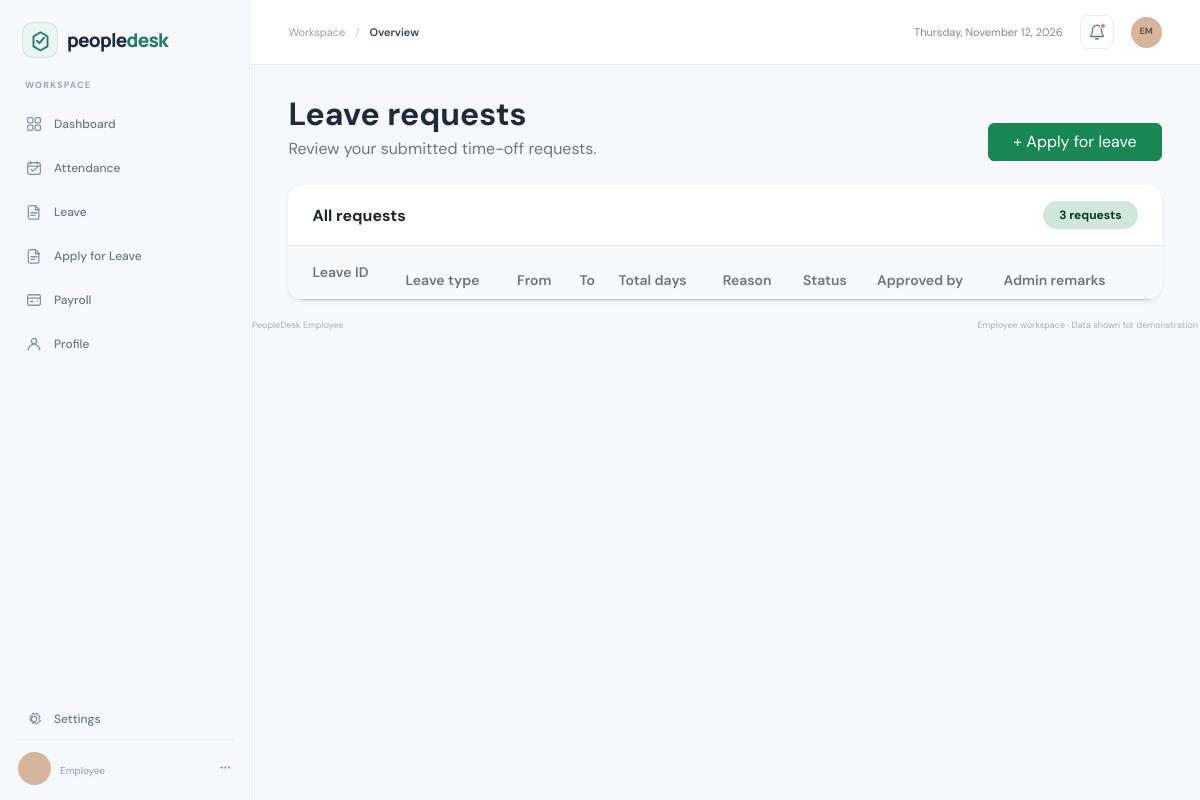
Page /employee/leave/leave_request.php (signed in) on the earlier database version.
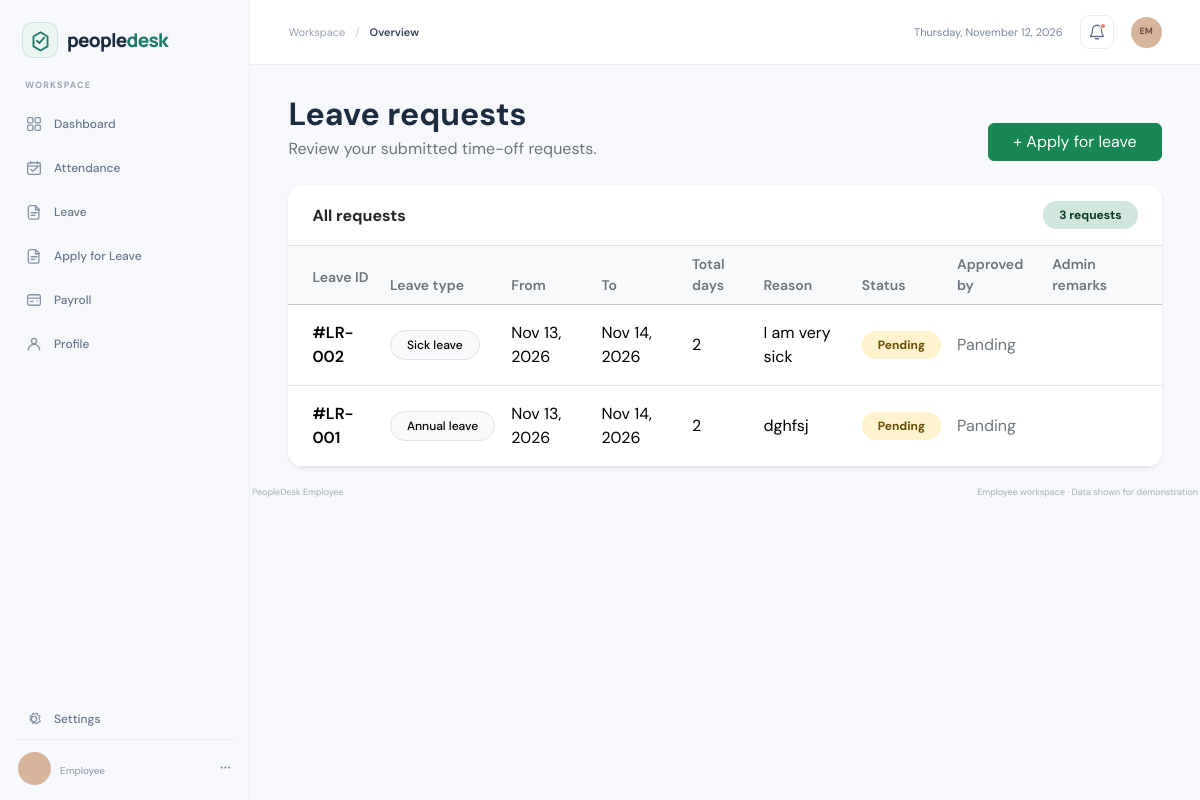
Same page on the later database version.
### tables this page shows
CREATE TABLE `leave_requests` (
  `leave_id` int NOT NULL,
  `employee_id` int NOT NULL,
  `leave_reason` varchar(200) NOT NULL,
  `leave_type` varchar(50) NOT NULL,
  `start_date` date NOT NULL,
  `end_date` date NOT NULL,
  `total_days` int NOT NULL,
  `status` varchar(20) NOT NULL,
  `approved_by` varchar(50) NOT NULL,
  `admin_remarks` varchar(200) DEFAULT NULL
);

### employee/leave/leave_request.php (the view, shortened to what this page needs)
<!doctype html>
<html lang="en">
<head>
    <link href="https://cdn.jsdelivr.net/npm/bootstrap@5.3.3/dist/css/bootstrap.min.css" rel="stylesheet">
    <link rel="stylesheet" href="../../assets/admin.css">
</head>
<body>
    <div class="app-shell">
        <?php
            include_once('../includes/sidebar.php')
        ?>
        <main class="main-content">
            <?php
                include_once('../includes/topbar.php')
            ?>
            <div class="dashboard-content">
                <div class="d-flex flex-column flex-sm-row align-items-sm-end justify-content-between gap-3 mb-4">
                    <div>
                        <h1 class="h2 fw-bold mb-1">Leave requests</h1>
                        <p class="text-secondary mb-0">Review your submitted time-off requests.</p>
                    </div>
                    <a class="btn btn-success px-4" href="applyLeave.php">+ Apply for leave</a>
                </div>
                <div class="card border-0 shadow-sm rounded-4 overflow-hidden">
                    <div class="card-header bg-white border-bottom d-flex align-items-center justify-content-between px-4 py-3">
                        <h2 class="h6 fw-bold mb-0">All requests</h2>
                        <span class="badge rounded-pill bg-success-subtle text-success-emphasis px-3 py-2">3 requests</span>
                    </div>
                    <div class="table-responsive">
                        <table class="table table-hover align-middle mb-0">
                            <thead class="table-light">
                                <tr>
                                    <th class="ps-4 py-3 text-secondary fw-semibold small">Leave ID</th>
                                    <th class="text-secondary fw-semibold small">Leave type</th>
                                    <th class="text-secondary fw-semibold small">From</th>
                                    <th class="text-secondary fw-semibold small">To</th>
                                    <th class="text-secondary fw-semibold small">Total days</th>
                                    <th class="text-secondary fw-semibold small">Reason</th>
                                    <th class="text-secondary fw-semibold small">Status</th>
                                    <th class="text-secondary fw-semibold small">Approved by</th>
                                    <th class="pe-4 text-secondary fw-semibold small">Admin remarks</th>
                                </tr>
                            </thead>
                                <tbody>
                                    <?php
                                        include_once __DIR__ . '/../../config/db.php';
                                        $empId = (int) $_SESSION['employee_id'];
                                        $data = $conn -> query("SELECT * FROM leave_requests WHERE employee_id = $empId ORDER BY leave_id DESC");
                                        while ($leave = $data -> fetch_assoc()) {
                                            $badge = 'bg-warning-subtle text-warning-emphasis';
                                    ?>
                                        <tr>
                                            <td class="ps-4 py-3 fw-semibold">#LR-<?php echo str_pad($leave['leave_id'], 3, '0', STR_PAD_LEFT) ?></td>
                                            <td><span class="badge rounded-pill text-bg-light border fw-medium px-3 py-2"><?php echo ucfirst($leave['leave_type']) ?> leave</span></td>
                                            <td><?php echo date('M d, Y', strtotime($leave['start_date'])) ?></td>
                                            <td><?php echo date('M d, Y', strtotime($leave['end_date'])) ?></td>
                                            <td><?php echo $leave['total_days'] ?></td>
                                            <td><?php echo htmlspecialchars($leave['leave_reason']) ?></td>
                                            <td><span class="badge rounded-pill <?php echo $badge ?> px-3 py-2"><?php echo $leave['status'] ?></span></td>
                                            <td class="text-secondary"><?php echo $leave['approved_by'] ?? '—' ?></td>
                                            <td class="pe-4 text-secondary"><?php echo $leave['admin_remarks'] ?? 'Awaiting review' ?></td>
                                        </tr>
                                    <?php } ?>
                                </tbody>
                        </table>
                    </div>
                </div>
            </div>
            <?php include_once("../includes/footer.php") ?>
        </main>
    </div>
</body>
</html>

### employee/includes/sidebar.php (shortened to what this page needs)
<aside class="sidebar offcanvas-lg offcanvas-start" tabindex="-1" id="adminSidebar" aria-labelledby="adminSidebarLabel">
    <div class="sidebar-header">
        <a class="brand" href="index.php" id="adminSidebarLabel">
            <span class="brand-mark" aria-hidden="true">
                <svg viewBox="0 0 32 32" fill="none">
                    <path d="M7 23.5V10.8l9-5.3 9 5.3v12.7l-9 5.3-9-5.3Z" stroke="currentColor" stroke-width="2.4" stroke-linejoin="round"/>
                    <path d="m11.5 16.3 3.1 3.1 6-7" stroke="currentColor" stroke-width="2.4" stroke-linecap="round" stroke-linejoin="round"/>
                </svg>
            </span>
            <span>people<span class="brand-light">desk</span></span>
        </a>
    </div>
    <nav class="sidebar-nav" aria-label="Main navigation">
        <span class="nav-caption">WORKSPACE</span>
        <a class="nav-link " href="employee_dashboard.php">
            <span>Dashboard</span>
        </a>
        <a class="nav-link" href="#attendance">
            <svg viewBox="0 0 24 24" fill="none" aria-hidden="true"><rect x="3.5" y="5" width="17" height="15.5" rx="2.5" stroke="currentColor" stroke-width="1.7"/><path d="M7.5 3.5v3M16.5 3.5v3M3.5 9.5h17M8 14l2.2 2.2L16.5 11" stroke="currentColor" stroke-width="1.7" stroke-linecap="round" stroke-linejoin="round"/></svg>
            <span>Attendance</span>
        </a>
        <a class="nav-link " href=" leave_request.php">
            <span>Leave</span>
        </a>
        <a class="nav-link " href="applyLeave.php">
            <span>Apply for Leave</span>
        </a>
        <a class="nav-link" href="#payroll">
            <svg viewBox="0 0 24 24" fill="none" aria-hidden="true"><rect x="3.5" y="5" width="17" height="14" rx="2.5" stroke="currentColor" stroke-width="1.7"/><path d="M3.5 9.5h17M7.5 14h3M16 13v.1" stroke="currentColor" stroke-width="1.7" stroke-linecap="round"/></svg>
            <span>Payroll</span>
        </a>
        <a class="nav-link" href="#profile">
            <svg viewBox="0 0 24 24" fill="none" aria-hidden="true"><circle cx="12" cy="8" r="3.5" stroke="currentColor" stroke-width="1.7"/><path d="M4.5 20a7.5 7.5 0 0 1 15 0" stroke="currentColor" stroke-width="1.7" stroke-linecap="round"/></svg>
            <span>Profile</span>
        </a>
    </nav>
    <div class="sidebar-bottom">
        <a class="nav-link" href="#settings">
            <span>Settings</span>
        </a>
        <div class="profile-link">
            <span class="profile-avatar"></span>
            <span class="profile-details"><strong></strong><small>Employee</small></span>
            <span class="profile-menu" aria-hidden="true">···</span>
        </div>
    </div>
</aside>

### employee/includes/topbar.php (shortened to what this page needs)
<?php
$userName = $_SESSION['name'] ?? 'Employee';
$userInitials = strtoupper(substr(preg_replace('/\s+/', '', $userName), 0, 2));
?>
<header class="topbar">
    <div class="d-flex align-items-center gap-3">
        <div class="breadcrumb-line"><span>Workspace</span><span class="breadcrumb-slash">/</span><strong><?php echo htmlspecialchars($pageTitle ?? 'Overview', ENT_QUOTES, 'UTF-8'); ?></strong></div>
    </div>
    <div class="topbar-actions">
        <span class="today-label"><?php echo date('l, F j, Y'); ?></span>
        <button class="icon-button notification-button" type="button" aria-label="Notifications">
            <svg viewBox="0 0 24 24" fill="none" aria-hidden="true"><path d="M18 9a6 6 0 0 0-12 0c0 7-2.5 7-2.5 9h17C20.5 16 18 16 18 9ZM10 21h4" stroke="currentColor" stroke-width="1.7" stroke-linecap="round" stroke-linejoin="round"/></svg>
            <span class="notification-dot"></span>
        </button>
        <div class="dropdown">
            <button class="topbar-avatar border-0" type="button" data-bs-toggle="dropdown" aria-expanded="false" aria-label="Profile menu">
                <?php echo htmlspecialchars($userInitials, ENT_QUOTES, 'UTF-8'); ?>
            </button>
        </div>
    </div>
</header>

### employee/includes/footer.php
<footer class="dashboard-footer"><span>PeopleDesk Employee</span><span>Employee workspace · Data shown for demonstration</span></footer>

### assets/admin.css (style rules this page uses)
:root { --admin-ink: #1d2b3f; --admin-muted: #8290a1; --admin-line: #e9edf2; --admin-green: #237b6d; --admin-green-dark: #176557; --admin-bg: #f6f8fb; }
* { box-sizing: border-box; }
body { min-width: 320px; margin: 0; color: var(--admin-ink); background: var(--admin-bg); font-family: "DM Sans", sans-serif; -webkit-font-smoothing: antialiased; }
.app-shell { display: flex; min-height: 100vh; }
.sidebar { z-index: 1045; display: flex; flex: 0 0 250px; flex-direction: column; width: 250px; height: 100vh; height: 100dvh; min-height: 0; overflow: hidden; padding: 22px 15px 14px; border-right: 1px solid var(--admin-line); background: #fff; }
@media (min-width: 992px) { .sidebar { position: sticky; top: 0; align-self: flex-start; } }
.sidebar-header { display: flex; align-items: center; justify-content: space-between; gap: 12px; padding: 0 7px 21px; }
.brand { display: inline-flex; align-items: center; gap: 9px; color: var(--admin-ink); font-family: "Manrope", sans-serif; font-size: 19px; font-weight: 800; letter-spacing: -0.8px; text-decoration: none; }
.brand-mark { display: grid; width: 36px; height: 36px; place-items: center; border: 1px solid rgba(35, 123, 109, 0.13); border-radius: 11px; color: var(--admin-green); background: #edf5f1; }
.brand-mark svg { width: 25px; height: 25px; }
.brand-light { color: var(--admin-green); }
.workspace-avatar, .profile-avatar, .topbar-avatar { display: grid; flex: 0 0 auto; place-items: center; border-radius: 10px; color: #fff; font-weight: 700; }
.workspace-details, .profile-details { display: grid; min-width: 0; gap: 3px; }
.workspace-details small, .profile-details small { color: #8d99a8; font-size: 10px; }
.sidebar-nav { display: flex; flex-direction: column; gap: 4px; }
.nav-caption { padding: 0 10px 7px; color: #9aa5b2; font-size: 9px; font-weight: 700; letter-spacing: 1.15px; }
.sidebar .nav-link { display: flex; min-height: 40px; align-items: center; gap: 11px; padding: 0 10px; border-radius: 8px; color: #68778a; font-size: 12px; font-weight: 500; text-decoration: none; transition: color 140ms ease, background 140ms ease; }
.sidebar .nav-link svg { flex: 0 0 auto; width: 18px; height: 18px; color: #8693a3; }
.sidebar-bottom { margin-top: auto; padding-top: 24px; }
.profile-link { display: flex; align-items: center; gap: 9px; padding: 12px 3px 1px; border-top: 1px solid var(--admin-line); text-decoration: none; }
.profile-avatar, .topbar-avatar { width: 33px; height: 33px; border-radius: 50%; background: #d7b49c; color: #684e42; font-size: 9px; }
.profile-menu { margin-left: auto; color: #8793a1; font-size: 19px; }
.main-content { min-width: 0; flex: 1 1 auto; }
.topbar { position: sticky; z-index: 10; top: 0; display: flex; height: 65px; align-items: center; justify-content: space-between; padding: 0 clamp(20px, 3.2vw, 48px); border-bottom: 1px solid var(--admin-line); background: rgba(255, 255, 255, 0.96); backdrop-filter: blur(12px); }
.breadcrumb-line, .topbar-actions { display: flex; align-items: center; }
.breadcrumb-line { gap: 10px; color: #96a1af; font-size: 11px; }
.breadcrumb-line strong { color: #344257; font-weight: 600; }
.breadcrumb-slash { color: #c1c9d2; }
.topbar-actions { gap: 17px; }
.today-label { color: #79879a; font-size: 11px; }
.icon-button, .sidebar-toggle { position: relative; display: grid; width: 34px; height: 34px; place-items: center; padding: 0; border: 1px solid var(--admin-line); border-radius: 9px; color: #647286; background: #fff; }
.icon-button svg, .sidebar-toggle svg { width: 18px; height: 18px; }
.notification-dot { position: absolute; top: 7px; right: 7px; width: 6px; height: 6px; border: 1px solid #fff; border-radius: 50%; background: #e27f63; }
.topbar-avatar { width: 31px; height: 31px; }
.dashboard-content { width: min(100%, 1500px); margin: 0 auto; padding: 30px clamp(20px, 3.2vw, 48px) 18px; }
.dashboard-footer { display: flex; justify-content: space-between; padding: 1px 2px 0; color: #a4aeba; font-size: 9px; }

Differences in the rows shown:
added leave_requests: leave_id "002", leave_type "Sick", start_date "Nov 13, 2026", end_date "Nov 14, 2026", total_days "2", leave_reason "I am very sick", status "Pending", approved_by "Panding"
added leave_requests: leave_id "001", leave_type "Annual", start_date "Nov 13, 2026", end_date "Nov 14, 2026", total_days "2", leave_reason "dghfsj", status "Pending", approved_by "Panding"
